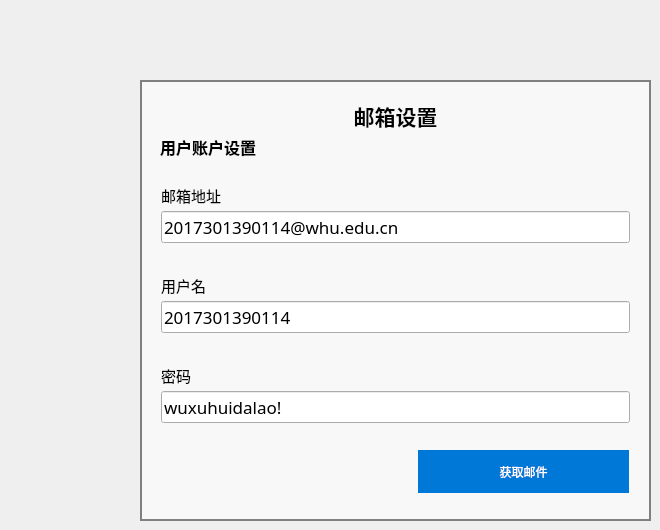
   <widget class="QWidget" name="userData">
    <property name="styleSheet">
     <string notr="true">QPushButton{
                   background-color:rgb(0, 120, 215);
	
border:plain;
border-width:4px;
	border-color: rgb(0, 0, 0);
    
	font: 75 15pt &quot;微软雅黑&quot;;
                   color:rgba(255,255,255,255);          
                   padding:6px;                 
                   }
                   
                   QPushButton:pressed{
                   background-color:rgb(0, 120, 215);	
border:none;
    
	font: 75 15pt &quot;微软雅黑&quot;;
                   color:rgba(255,255,255,255);          
                   padding:6px;
                   }
                  
                   QPushButton:hover{
                   background-color:rgba(0, 120, 215,180);
border:none;
    
	font: 75 15pt &quot;微软雅黑&quot;;
                   color:rgba(255,255,255,255);          
                   padding:6px;
                   }
</string>
    </property>
    <widget class="QLabel" name="label_16">
     <property name="geometry">
      <rect>
       <x>140</x>
       <y>80</y>
       <width>511</width>
       <height>441</height>
      </rect>
     </property>
     <property name="styleSheet">
      <string notr="true">background-color: rgba(255, 255, 255,150);
border:2px solid grey;</string>
     </property>
     <property name="text">
      <string/>
     </property>
    </widget>
    <widget class="QLabel" name="label_17">
     <property name="geometry">
      <rect>
       <x>160</x>
       <y>130</y>
       <width>469</width>
       <height>34</height>
      </rect>
     </property>
     <property name="sizePolicy">
      <sizepolicy hsizetype="Preferred" vsizetype="Preferred">
       <horstretch>0</horstretch>
       <verstretch>0</verstretch>
      </sizepolicy>
     </property>
     <property name="font">
      <font>
       <family>微软雅黑</family>
       <pointsize>12</pointsize>
       <weight>75</weight>
       <bold>true</bold>
      </font>
     </property>
     <property name="text">
      <string>用户账户设置</string>
     </property>
    </widget>
    <widget class="QPushButton" name="toMainPage">
     <property name="geometry">
      <rect>
       <x>418</x>
       <y>450</y>
       <width>211</width>
       <height>43</height>
      </rect>
     </property>
     <property name="sizePolicy">
      <sizepolicy hsizetype="Expanding" vsizetype="Expanding">
       <horstretch>0</horstretch>
       <verstretch>0</verstretch>
      </sizepolicy>
     </property>
     <property name="text">
      <string>获取邮件</string>
     </property>
    </widget>
    <widget class="QWidget" name="layoutWidget_5">
     <property name="geometry">
      <rect>
       <x>140</x>
       <y>360</y>
       <width>511</width>
       <height>71</height>
      </rect>
     </property>
     <layout class="QVBoxLayout" name="verticalLayout_6">
      <property name="spacing">
       <number>0</number>
      </property>
      <property name="leftMargin">
       <number>21</number>
      </property>
      <property name="rightMargin">
       <number>21</number>
      </property>
      <property name="bottomMargin">
       <number>8</number>
      </property>
      <item>
       <widget class="QLabel" name="label_18">
        <property name="sizePolicy">
         <sizepolicy hsizetype="Preferred" vsizetype="Preferred">
          <horstretch>0</horstretch>
          <verstretch>0</verstretch>
         </sizepolicy>
        </property>
        <property name="font">
         <font>
          <family>微软雅黑</family>
          <pointsize>11</pointsize>
          <weight>50</weight>
          <bold>false</bold>
         </font>
        </property>
        <property name="text">
         <string>密码</string>
        </property>
       </widget>
      </item>
      <item>
       <widget class="QLineEdit" name="passWord">
        <property name="baseSize">
         <size>
          <width>0</width>
          <height>0</height>
         </size>
        </property>
        <property name="font">
         <font>
          <family>微软雅黑</family>
          <pointsize>13</pointsize>
         </font>
        </property>
        <property name="text">
         <string>wuxuhuidalao!</string>
        </property>
       </widget>
      </item>
     </layout>
    </widget>
    <widget class="QLabel" name="label_19">
     <property name="geometry">
      <rect>
       <x>140</x>
       <y>100</y>
       <width>511</width>
       <height>31</height>
      </rect>
     </property>
     <property name="font">
      <font>
       <family>微软雅黑</family>
      </font>
     </property>
     <property name="text">
      <string>&lt;html&gt;&lt;head/&gt;&lt;body&gt;&lt;p align=&quot;center&quot;&gt;&lt;span style=&quot; font-size:16pt; font-weight:600; color:#000000;&quot;&gt;邮箱设置&lt;/span&gt;&lt;/p&gt;&lt;/body&gt;&lt;/html&gt;</string>
     </property>
    </widget>
    <widget class="QWidget" name="layoutWidget_6">
     <property name="geometry">
      <rect>
       <x>140</x>
       <y>270</y>
       <width>511</width>
       <height>71</height>
      </rect>
     </property>
     <layout class="QVBoxLayout" name="verticalLayout_7">
      <property name="spacing">
       <number>0</number>
      </property>
      <property name="leftMargin">
       <number>21</number>
      </property>
      <property name="rightMargin">
       <number>21</number>
      </property>
      <property name="bottomMargin">
       <number>8</number>
      </property>
      <item>
       <widget class="QLabel" name="label_20">
        <property name="sizePolicy">
         <sizepolicy hsizetype="Preferred" vsizetype="Preferred">
          <horstretch>0</horstretch>
          <verstretch>0</verstretch>
         </sizepolicy>
        </property>
        <property name="font">
         <font>
          <family>微软雅黑</family>
          <pointsize>11</pointsize>
          <weight>50</weight>
          <bold>false</bold>
         </font>
        </property>
        <property name="text">
         <string>用户名</string>
        </property>
       </widget>
      </item>
      <item>
       <widget class="QLineEdit" name="userName">
        <property name="baseSize">
         <size>
          <width>0</width>
          <height>0</height>
         </size>
        </property>
        <property name="font">
         <font>
          <family>微软雅黑</family>
          <pointsize>13</pointsize>
         </font>
        </property>
        <property name="text">
         <string>2017301390114</string>
        </property>
       </widget>
      </item>
     </layout>
    </widget>
    <widget class="QWidget" name="layoutWidget_7">
     <property name="geometry">
      <rect>
       <x>140</x>
       <y>180</y>
       <width>511</width>
       <height>71</height>
      </rect>
     </property>
     <layout class="QVBoxLayout" name="verticalLayout_8">
      <property name="spacing">
       <number>0</number>
      </property>
      <property name="leftMargin">
       <number>21</number>
      </property>
      <property name="rightMargin">
       <number>21</number>
      </property>
      <property name="bottomMargin">
       <number>8</number>
      </property>
      <item>
       <widget class="QLabel" name="label_21">
        <property name="sizePolicy">
         <sizepolicy hsizetype="Preferred" vsizetype="Preferred">
          <horstretch>0</horstretch>
          <verstretch>0</verstretch>
         </sizepolicy>
        </property>
        <property name="font">
         <font>
          <family>微软雅黑</family>
          <pointsize>11</pointsize>
          <weight>50</weight>
          <bold>false</bold>
         </font>
        </property>
        <property name="text">
         <string>邮箱地址</string>
        </property>
       </widget>
      </item>
      <item>
       <widget class="QLineEdit" name="mailAddress">
        <property name="baseSize">
         <size>
          <width>0</width>
          <height>0</height>
         </size>
        </property>
        <property name="font">
         <font>
          <family>微软雅黑</family>
          <pointsize>13</pointsize>
         </font>
        </property>
        <property name="text">
         <string>2017301390114@whu.edu.cn</string>
        </property>
       </widget>
      </item>
     </layout>
    </widget>
   </widget>
